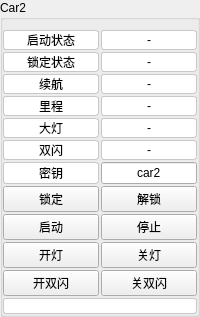
              <widget class="QGroupBox" name="groupBox_2">
               <property name="title">
                <string>Car2</string>
               </property>
               <layout class="QGridLayout" name="gridLayout_4">
                <property name="leftMargin">
                 <number>0</number>
                </property>
                <property name="topMargin">
                 <number>10</number>
                </property>
                <property name="rightMargin">
                 <number>0</number>
                </property>
                <property name="bottomMargin">
                 <number>0</number>
                </property>
                <property name="horizontalSpacing">
                 <number>0</number>
                </property>
                <item row="0" column="0">
                 <layout class="QGridLayout" name="gridLayout_5" columnstretch="1,1">
                  <property name="spacing">
                   <number>2</number>
                  </property>
                  <item row="9" column="1">
                   <widget class="QPushButton" name="btnCarLightClose_2">
                    <property name="sizePolicy">
                     <sizepolicy hsizetype="Minimum" vsizetype="Minimum">
                      <horstretch>0</horstretch>
                      <verstretch>0</verstretch>
                     </sizepolicy>
                    </property>
                    <property name="text">
                     <string>关灯</string>
                    </property>
                   </widget>
                  </item>
                  <item row="6" column="0">
                   <widget class="QLabel" name="label_14">
                    <property name="sizePolicy">
                     <sizepolicy hsizetype="Preferred" vsizetype="Minimum">
                      <horstretch>0</horstretch>
                      <verstretch>0</verstretch>
                     </sizepolicy>
                    </property>
                    <property name="styleSheet">
                     <string notr="true">border-style: solid;
border-color: rgb(200, 200, 200);
border-radius:3px;
border-width:1px;
background-color: rgb(255, 255, 255);</string>
                    </property>
                    <property name="text">
                     <string>密钥</string>
                    </property>
                    <property name="alignment">
                     <set>Qt::AlignCenter</set>
                    </property>
                   </widget>
                  </item>
                  <item row="0" column="0">
                   <widget class="QLabel" name="label_4">
                    <property name="sizePolicy">
                     <sizepolicy hsizetype="Preferred" vsizetype="Minimum">
                      <horstretch>0</horstretch>
                      <verstretch>0</verstretch>
                     </sizepolicy>
                    </property>
                    <property name="styleSheet">
                     <string notr="true">border-style: solid;
border-color: rgb(200, 200, 200);
border-radius:3px;
border-width:1px;
background-color: rgb(255, 255, 255);</string>
                    </property>
                    <property name="text">
                     <string>启动状态</string>
                    </property>
                    <property name="alignment">
                     <set>Qt::AlignCenter</set>
                    </property>
                   </widget>
                  </item>
                  <item row="5" column="1">
                   <widget class="QLabel" name="lbCarAlarmLight_2">
                    <property name="sizePolicy">
                     <sizepolicy hsizetype="Preferred" vsizetype="Minimum">
                      <horstretch>0</horstretch>
                      <verstretch>0</verstretch>
                     </sizepolicy>
                    </property>
                    <property name="styleSheet">
                     <string notr="true">border-style: solid;
border-color: rgb(200, 200, 200);
border-radius:3px;
border-width:1px;
background-color: rgb(255, 255, 255);</string>
                    </property>
                    <property name="text">
                     <string>-</string>
                    </property>
                    <property name="alignment">
                     <set>Qt::AlignCenter</set>
                    </property>
                   </widget>
                  </item>
                  <item row="8" column="1">
                   <widget class="QPushButton" name="btnCarStop_2">
                    <property name="sizePolicy">
                     <sizepolicy hsizetype="Minimum" vsizetype="Minimum">
                      <horstretch>0</horstretch>
                      <verstretch>0</verstretch>
                     </sizepolicy>
                    </property>
                    <property name="text">
                     <string>停止</string>
                    </property>
                   </widget>
                  </item>
                  <item row="10" column="0">
                   <widget class="QPushButton" name="btnCarAlarmLightOpen_2">
                    <property name="sizePolicy">
                     <sizepolicy hsizetype="Minimum" vsizetype="Minimum">
                      <horstretch>0</horstretch>
                      <verstretch>0</verstretch>
                     </sizepolicy>
                    </property>
                    <property name="text">
                     <string>开双闪</string>
                    </property>
                   </widget>
                  </item>
                  <item row="4" column="1">
                   <widget class="QLabel" name="lbCarLight_2">
                    <property name="sizePolicy">
                     <sizepolicy hsizetype="Preferred" vsizetype="Minimum">
                      <horstretch>0</horstretch>
                      <verstretch>0</verstretch>
                     </sizepolicy>
                    </property>
                    <property name="styleSheet">
                     <string notr="true">border-style: solid;
border-color: rgb(200, 200, 200);
border-radius:3px;
border-width:1px;
background-color: rgb(255, 255, 255);</string>
                    </property>
                    <property name="text">
                     <string>-</string>
                    </property>
                    <property name="alignment">
                     <set>Qt::AlignCenter</set>
                    </property>
                   </widget>
                  </item>
                  <item row="1" column="0">
                   <widget class="QLabel" name="label_6">
                    <property name="sizePolicy">
                     <sizepolicy hsizetype="Preferred" vsizetype="Minimum">
                      <horstretch>0</horstretch>
                      <verstretch>0</verstretch>
                     </sizepolicy>
                    </property>
                    <property name="styleSheet">
                     <string notr="true">border-style: solid;
border-color: rgb(200, 200, 200);
border-radius:3px;
border-width:1px;
background-color: rgb(255, 255, 255);</string>
                    </property>
                    <property name="text">
                     <string>锁定状态</string>
                    </property>
                    <property name="alignment">
                     <set>Qt::AlignCenter</set>
                    </property>
                   </widget>
                  </item>
                  <item row="8" column="0">
                   <widget class="QPushButton" name="btnCarStart_2">
                    <property name="sizePolicy">
                     <sizepolicy hsizetype="Minimum" vsizetype="Minimum">
                      <horstretch>0</horstretch>
                      <verstretch>0</verstretch>
                     </sizepolicy>
                    </property>
                    <property name="text">
                     <string>启动</string>
                    </property>
                   </widget>
                  </item>
                  <item row="7" column="1">
                   <widget class="QPushButton" name="btnCarUnlock_2">
                    <property name="sizePolicy">
                     <sizepolicy hsizetype="Minimum" vsizetype="Minimum">
                      <horstretch>0</horstretch>
                      <verstretch>0</verstretch>
                     </sizepolicy>
                    </property>
                    <property name="text">
                     <string>解锁</string>
                    </property>
                   </widget>
                  </item>
                  <item row="3" column="1">
                   <widget class="QLabel" name="lbCarMileage_2">
                    <property name="sizePolicy">
                     <sizepolicy hsizetype="Preferred" vsizetype="Minimum">
                      <horstretch>0</horstretch>
                      <verstretch>0</verstretch>
                     </sizepolicy>
                    </property>
                    <property name="styleSheet">
                     <string notr="true">border-style: solid;
border-color: rgb(200, 200, 200);
border-radius:3px;
border-width:1px;
background-color: rgb(255, 255, 255);</string>
                    </property>
                    <property name="text">
                     <string>-</string>
                    </property>
                    <property name="alignment">
                     <set>Qt::AlignCenter</set>
                    </property>
                   </widget>
                  </item>
                  <item row="2" column="1">
                   <widget class="QLabel" name="lbCarEndurance_2">
                    <property name="sizePolicy">
                     <sizepolicy hsizetype="Preferred" vsizetype="Minimum">
                      <horstretch>0</horstretch>
                      <verstretch>0</verstretch>
                     </sizepolicy>
                    </property>
                    <property name="styleSheet">
                     <string notr="true">border-style: solid;
border-color: rgb(200, 200, 200);
border-radius:3px;
border-width:1px;
background-color: rgb(255, 255, 255);</string>
                    </property>
                    <property name="text">
                     <string>-</string>
                    </property>
                    <property name="alignment">
                     <set>Qt::AlignCenter</set>
                    </property>
                   </widget>
                  </item>
                  <item row="5" column="0">
                   <widget class="QLabel" name="label_13">
                    <property name="sizePolicy">
                     <sizepolicy hsizetype="Preferred" vsizetype="Minimum">
                      <horstretch>0</horstretch>
                      <verstretch>0</verstretch>
                     </sizepolicy>
                    </property>
                    <property name="styleSheet">
                     <string notr="true">border-style: solid;
border-color: rgb(200, 200, 200);
border-radius:3px;
border-width:1px;
background-color: rgb(255, 255, 255);</string>
                    </property>
                    <property name="text">
                     <string>双闪</string>
                    </property>
                    <property name="alignment">
                     <set>Qt::AlignCenter</set>
                    </property>
                   </widget>
                  </item>
                  <item row="3" column="0">
                   <widget class="QLabel" name="label_11">
                    <property name="sizePolicy">
                     <sizepolicy hsizetype="Preferred" vsizetype="Minimum">
                      <horstretch>0</horstretch>
                      <verstretch>0</verstretch>
                     </sizepolicy>
                    </property>
                    <property name="styleSheet">
                     <string notr="true">border-style: solid;
border-color: rgb(200, 200, 200);
border-radius:3px;
border-width:1px;
background-color: rgb(255, 255, 255);</string>
                    </property>
                    <property name="text">
                     <string>里程</string>
                    </property>
                    <property name="alignment">
                     <set>Qt::AlignCenter</set>
                    </property>
                   </widget>
                  </item>
                  <item row="2" column="0">
                   <widget class="QLabel" name="label_10">
                    <property name="sizePolicy">
                     <sizepolicy hsizetype="Preferred" vsizetype="Minimum">
                      <horstretch>0</horstretch>
                      <verstretch>0</verstretch>
                     </sizepolicy>
                    </property>
                    <property name="styleSheet">
                     <string notr="true">border-style: solid;
border-color: rgb(200, 200, 200);
border-radius:3px;
border-width:1px;
background-color: rgb(255, 255, 255);</string>
                    </property>
                    <property name="text">
                     <string>续航</string>
                    </property>
                    <property name="alignment">
                     <set>Qt::AlignCenter</set>
                    </property>
                   </widget>
                  </item>
                  <item row="10" column="1">
                   <widget class="QPushButton" name="btnCarAlarmLightClose_2">
                    <property name="sizePolicy">
                     <sizepolicy hsizetype="Minimum" vsizetype="Minimum">
                      <horstretch>0</horstretch>
                      <verstretch>0</verstretch>
                     </sizepolicy>
                    </property>
                    <property name="text">
                     <string>关双闪</string>
                    </property>
                   </widget>
                  </item>
                  <item row="6" column="1">
                   <widget class="QLineEdit" name="leCarKey_2">
                    <property name="sizePolicy">
                     <sizepolicy hsizetype="Expanding" vsizetype="Minimum">
                      <horstretch>0</horstretch>
                      <verstretch>0</verstretch>
                     </sizepolicy>
                    </property>
                    <property name="text">
                     <string>car2</string>
                    </property>
                    <property name="alignment">
                     <set>Qt::AlignCenter</set>
                    </property>
                   </widget>
                  </item>
                  <item row="9" column="0">
                   <widget class="QPushButton" name="btnCarLightOpen_2">
                    <property name="sizePolicy">
                     <sizepolicy hsizetype="Minimum" vsizetype="Minimum">
                      <horstretch>0</horstretch>
                      <verstretch>0</verstretch>
                     </sizepolicy>
                    </property>
                    <property name="text">
                     <string>开灯</string>
                    </property>
                   </widget>
                  </item>
                  <item row="1" column="1">
                   <widget class="QLabel" name="lbCarLockState_2">
                    <property name="sizePolicy">
                     <sizepolicy hsizetype="Preferred" vsizetype="Minimum">
                      <horstretch>0</horstretch>
                      <verstretch>0</verstretch>
                     </sizepolicy>
                    </property>
                    <property name="styleSheet">
                     <string notr="true">border-style: solid;
border-color: rgb(200, 200, 200);
border-radius:3px;
border-width:1px;
background-color: rgb(255, 255, 255);</string>
                    </property>
                    <property name="text">
                     <string>-</string>
                    </property>
                    <property name="alignment">
                     <set>Qt::AlignCenter</set>
                    </property>
                   </widget>
                  </item>
                  <item row="4" column="0">
                   <widget class="QLabel" name="label_12">
                    <property name="sizePolicy">
                     <sizepolicy hsizetype="Preferred" vsizetype="Minimum">
                      <horstretch>0</horstretch>
                      <verstretch>0</verstretch>
                     </sizepolicy>
                    </property>
                    <property name="styleSheet">
                     <string notr="true">border-style: solid;
border-color: rgb(200, 200, 200);
border-radius:3px;
border-width:1px;
background-color: rgb(255, 255, 255);</string>
                    </property>
                    <property name="text">
                     <string>大灯</string>
                    </property>
                    <property name="alignment">
                     <set>Qt::AlignCenter</set>
                    </property>
                   </widget>
                  </item>
                  <item row="0" column="1">
                   <widget class="QLabel" name="lbCarStartState_2">
                    <property name="sizePolicy">
                     <sizepolicy hsizetype="Preferred" vsizetype="Minimum">
                      <horstretch>0</horstretch>
                      <verstretch>0</verstretch>
                     </sizepolicy>
                    </property>
                    <property name="styleSheet">
                     <string notr="true">border-style: solid;
border-color: rgb(200, 200, 200);
border-radius:3px;
border-width:1px;
background-color: rgb(255, 255, 255);</string>
                    </property>
                    <property name="text">
                     <string>-</string>
                    </property>
                    <property name="alignment">
                     <set>Qt::AlignCenter</set>
                    </property>
                   </widget>
                  </item>
                  <item row="7" column="0">
                   <widget class="QPushButton" name="btnCarLock_2">
                    <property name="sizePolicy">
                     <sizepolicy hsizetype="Minimum" vsizetype="Minimum">
                      <horstretch>0</horstretch>
                      <verstretch>0</verstretch>
                     </sizepolicy>
                    </property>
                    <property name="text">
                     <string>锁定</string>
                    </property>
                   </widget>
                  </item>
                  <item row="11" column="0" colspan="2">
                   <widget class="QLabel" name="lbCarWarning_2">
                    <property name="styleSheet">
                     <string notr="true">border-style: solid;
border-color: rgb(200, 200, 200);
border-radius:3px;
border-width:1px;
background-color: rgb(255, 255, 255);</string>
                    </property>
                    <property name="text">
                     <string/>
                    </property>
                   </widget>
                  </item>
                 </layout>
                </item>
               </layout>
              </widget>
